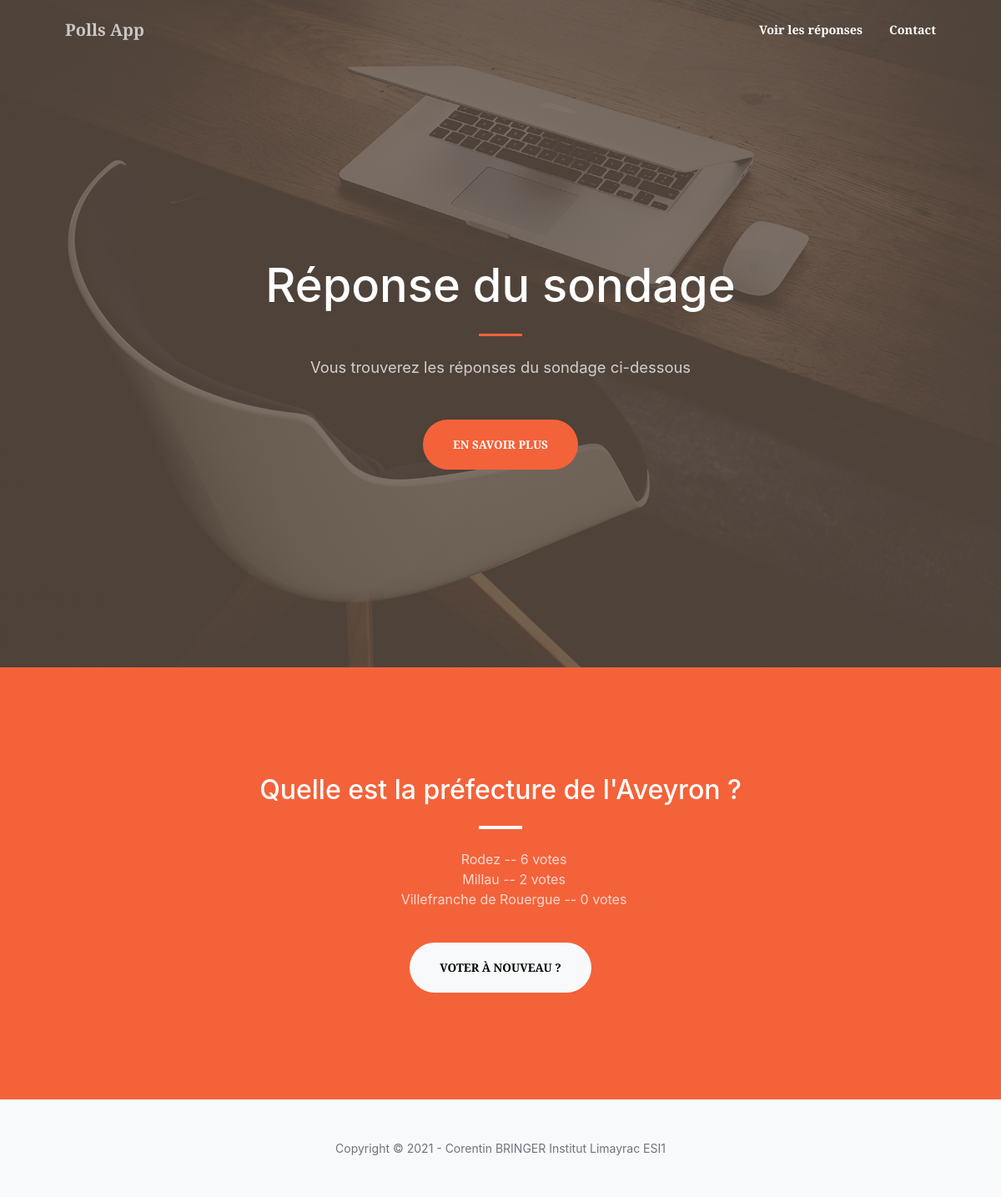
/polls/1/results/, run on an earlier commit of the app's database.
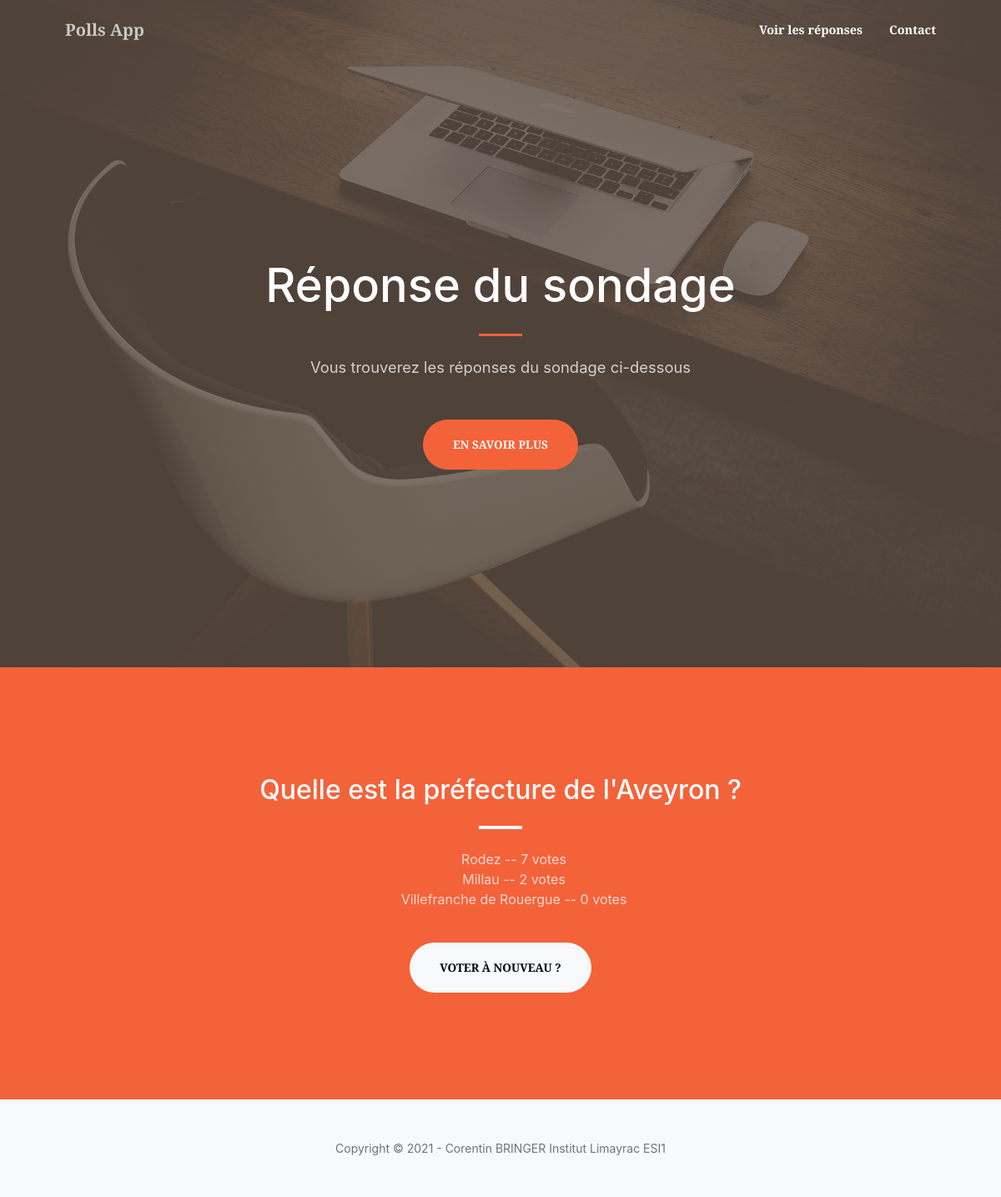
And on a later commit of the database.
### polls/models.py (models this page shows, shortened)
class Question(models.Model):
    question_text = models.CharField(max_length=200)
    pub_date = models.DateTimeField('date publication')

class Choice(models.Model):
    question = models.ForeignKey(Question, on_delete=models.CASCADE)
    choice_text = models.CharField(max_length=200)
    votes = models.IntegerField(default=0)

### polls/views.py (the view)
# urls.py: path('<int:pk>/results/', views.ResultsView.as_view(), name='results'),
class ResultsView(generic.DetailView):
    model = Question
    template_name = 'polls/results.html'

### polls/templates/polls/results.html
{% extends 'polls/base.html' %}
{% block menu %}
    <li class="nav-item"><a class="nav-link" href="#about">Voir les réponses</a></li>
    <li class="nav-item"><a class="nav-link" href="/polls/contact/">Contact</a></li>
{% endblock %}
{% block title %}
    Réponse du sondage
{% endblock %}
{% block description %}
    Vous trouverez les réponses du sondage ci-dessous
{% endblock %}
{% block description_button %}
    En savoir plus
{% endblock %}
{% block content %}
    <h2 class="text-white mt-0">{{ question.question_text }}</h2>
    <hr class="divider divider-light" />
    <ul>
    {% for choice in question.choice_set.all %}
        <li class="text-white-75">{{ choice.choice_text }} -- {{ choice.votes }} vote{{ choice.votes|pluralize }}</li>
    {% endfor %}
    </ul>
    <a class="btn btn-light btn-xl mt-4" href="{% url 'polls:detail' question.id %}">Voter à nouveau ?</a>
{% endblock %}

### polls/templates/polls/base.html (shortened to what this page needs)
<!DOCTYPE html>
<html lang="fr">
    <head>
        <link href="https://cdn.jsdelivr.net/npm/bootstrap-icons@1.5.0/font/bootstrap-icons.css" rel="stylesheet" />
        <link href="https://cdnjs.cloudflare.com/ajax/libs/SimpleLightbox/2.1.0/simpleLightbox.min.css" rel="stylesheet" />
        {% load static %}
        <link rel="stylesheet" type="text/css" href="{% static 'homepage/style.css' %}">
    </head>
        <body id="page-top">
            <nav class="navbar navbar-expand-lg navbar-light fixed-top py-3" id="mainNav">
            <div class="container px-4 px-lg-5">
                <a class="navbar-brand" href="/">Polls App</a>
                <div class="collapse navbar-collapse" id="navbarResponsive">
                    <ul class="navbar-nav ms-auto my-2 my-lg-0">
                        {% block menu %} {% endblock %}
                    </ul>
                </div>
            </div>
        </nav>
        <header class="masthead">
            <div class="container px-4 px-lg-5 h-100">
                <div class="row gx-4 gx-lg-5 h-100 align-items-center justify-content-center text-center">
                    <div class="col-lg-8 align-self-end">
                        <h1 class="text-white font-weight-bold">{% block title %} {% endblock %}</h1>
                        <hr class="divider" />
                    </div>
                    <div class="col-lg-8 align-self-baseline">
                        <p class="text-white-75 mb-5">{% block description %} {% endblock %}</p>
                        <a class="btn btn-primary btn-xl" href="#about">{% block description_button %} {% endblock %}</a>
                    </div>
                </div>
            </div>
        </header>
        <section class="page-section bg-primary" id="about">
            <div class="container px-4 px-lg-5">
                <div class="row gx-4 gx-lg-5 justify-content-center">
                    <div class="col-lg-8 text-center">
                        {% block content %}
                        {% endblock %}
                    </div>
                </div>
            </div>
        </section>
        <footer class="bg-light py-5">
            <div class="container px-4 px-lg-5"><div class="small text-center text-muted">Copyright &copy; 2021 - Corentin BRINGER Institut Limayrac ESI1</div></div>
        </footer>
    </body>
</html>

What changed in the data, as far as the page shows it:
changed Choice "Rodez": votes "6" → "7"
